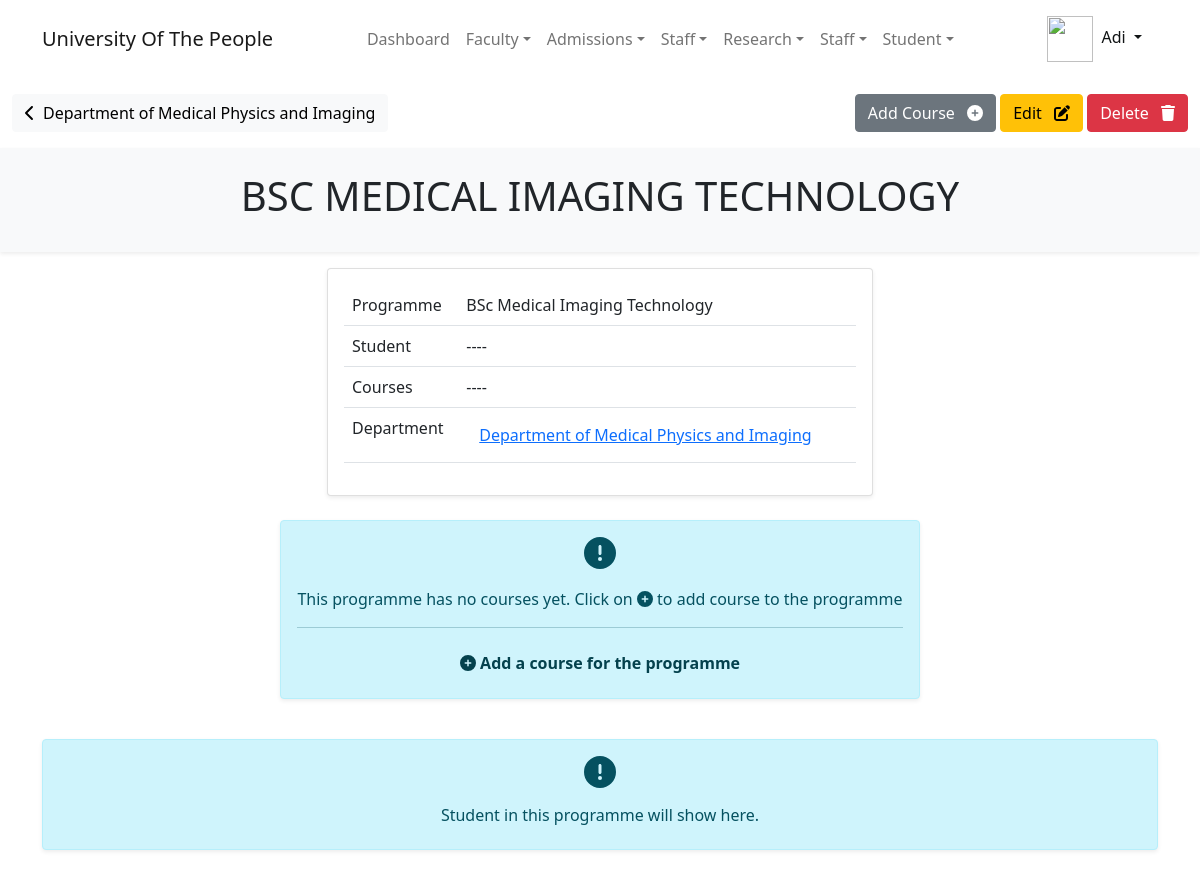
Before: /department/programme/bsc-medical-imaging-technology/ (signed in) with the older database file.
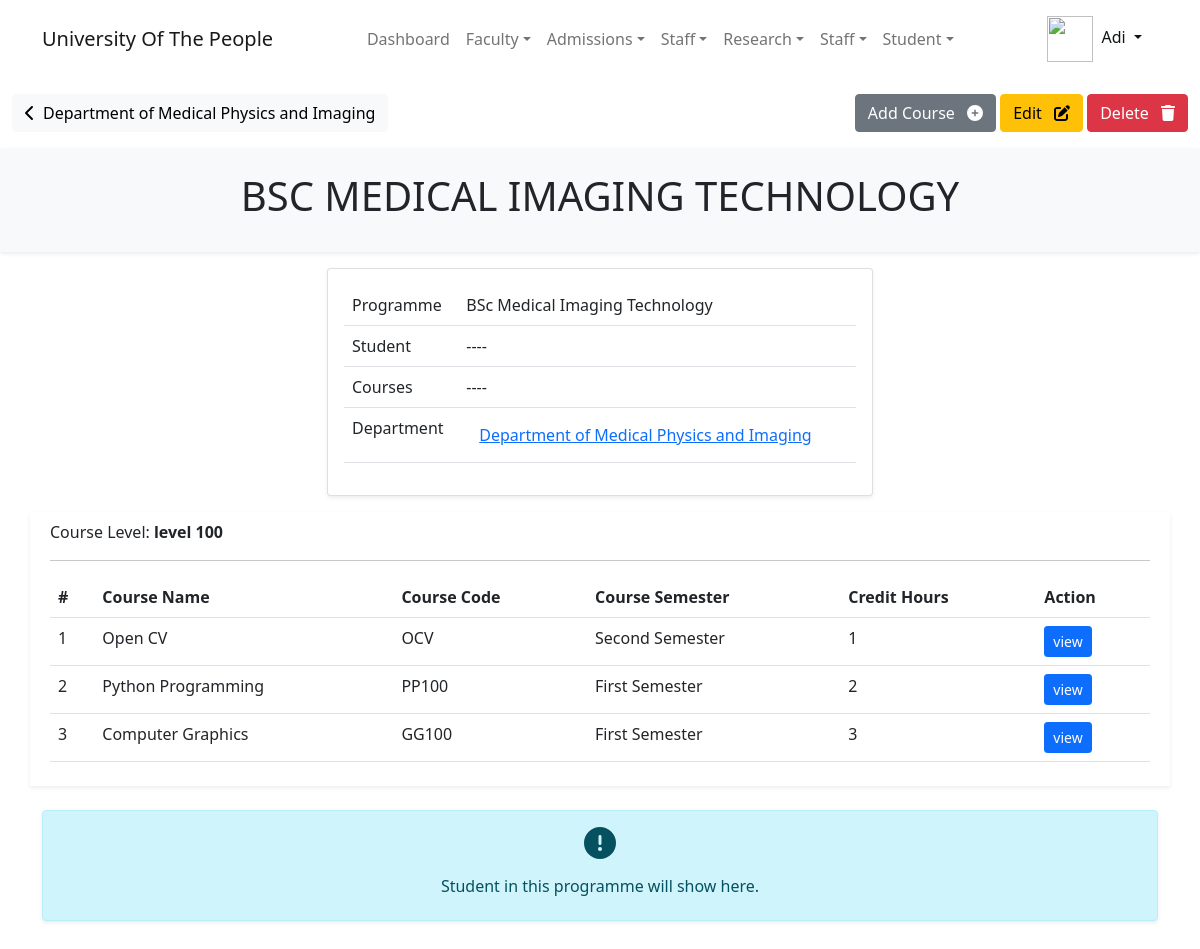
After: the same page with the newer database file.
### system/models.py (models this page shows, shortened)
class Level(models.Model):
    name = models.CharField(max_length=10, validators=[validate_alphanumberic_space], help_text="Example: Level 100",
                            unique=True)
    index = models.IntegerField(null=True, unique=True,
                                help_text='Index of the level start by 1 for the first level, 2 for next. etc')
    objects = LevelManager()

class SemesterAcademicYearModel(models.Model):
    name = models.CharField(max_length=60, help_text=_('Semester/term name. Eg. First Semester'),
                            validators=[validate_alphanumberic_space], unique=True)
    timestamp = models.DateTimeField(auto_now=True)
    is_current = models.BooleanField(default=False, verbose_name=_('Current Semester'))
    academic_year = models.CharField(max_length=10, choices=academic_year.choices(),
                                     default=academic_year.default())
    def __str__(self):
        return self.name
    class Meta:
        verbose_name_plural = 'Semesters and Academic Year'
        verbose_name = verbose_name_plural
        db_table = 'SemesterAcademicYear'
        constraints = [
            models.UniqueConstraint(
                fields=['is_current'],
                condition=models.Q(is_current=True),
                name='unique_active_semester'
            )
        ]
        permissions = [
            ('can_student_view_semester_and_academic_year', 'Can student view semester and Academic Year'),
        ]

### course/models.py (models this page shows, shortened)
class Course(models.Model):
    name = models.CharField(max_length=120, unique=True, validators=[validate_alphanumberic_space])
    code = models.CharField(max_length=30, unique=True, validators=[validate_alphanumberic_space],
                            help_text='Course Code')
    programme = models.ForeignKey(Programme, on_delete=models.CASCADE, related_name='course_programme')
    created_by = models.ForeignKey(on_delete=models.CASCADE, to=User)
    semester = models.ForeignKey(SemesterAcademicYearModel, related_name='course_semester', on_delete=models.CASCADE)
    level = models.ForeignKey(Level, on_delete=models.CASCADE, related_name='course_level')
    credit_hours = models.IntegerField()
    picture = models.ImageField(null=True, blank=True, upload_to=upload_course_picture_path, help_text="Course picture or logo")
    description = RichTextField(null=True, blank=True)
    updated_at = models.DateTimeField(help_text='Last modified', auto_now_add=True)
    objects = CourseManager()
    def get_absolute_url(self):
        return reverse('Course:detail', kwargs={
            'id': self.id,
            'code': self.code,
        })
    @property
    def lecturer(self):
        try:
            lecturer = self.courseassignment_set.filter(is_tutor=True).first()
            if lecturer:
                return lecturer.lecturer
        except models.ObjectDoesNotExist:
            return
    class Meta:
        permissions = [
            ('view_courses_list', 'view courses list'),
            ('view_lecturer_details', 'Can lecturer view their course details'),
        ]

### programme/views.py (the view)
# urls.py: path('<slug:slug>/', ProgrammeDetailView.as_view(), name='detail'),
class ProgrammeDetailView(LoginRequiredMixin, PermissionRequiredMixin, DetailView):
    model = Programme
    template_name = 'programme/admin/view.html'
    permission_required = 'programme.add_programme'
    permission_denied_message = permission_denied_msg('add')
    def get_context_data(self, **kwargs):
        ctx = super(ProgrammeDetailView, self).get_context_data(**kwargs)
        ctx['header'] = 'Add Programme'
        ctx['title'] = '%s Programme' % self.object.name
        ctx['backname'] = self.get_back_name()
        ctx['backurl'] = self.get_back_url()
        ctx['programme_courses'] = self.get_programme_courses()
        ctx['students'] = self.get_students()
        return ctx
    def get_back_url(self):
        try:
            return self.request.GET.get('back') or self.object.department.get_absolute_url()
        except FieldDoesNotExist:
            return reverse('Department:Programme:list')
    def get_back_name(self):
        try:
            return self.request.GET.get('backname') or self.object.department.name
        except FieldDoesNotExist:
            return 'Programmes'
    def get_programme_courses(self):
        return Course.objects.get_for_programme(self.object.id)
    def get_students(self):
        return

### Home/templatetags/institution_extra.py (called while the page is built)
@register.simple_tag(name='institutionFullName')
def get_institution_fullname_name():
    return settings.COLLEGE_FULL_NAME

@register.simple_tag(name='institutionShortName')
def get_institution_short_name():
    return settings.COLLEGE_SHORT_NAME

### accounts/LoginSessionMiddleWare.py (called while the page is built)
    def __call__(self, request):
        user = request.user
        if user.is_authenticated:
            stored_session_key = user.session_key
            if stored_session_key and stored_session_key != request.session.session_key:
                try:
                    Session.objects.get(session_key=stored_session_key).delete()
                except Session.DoesNotExist:
                    pass
            user.session_key = request.session.session_key
            user.computer_name = request.META.get('COMPUTERNAME')
            user.computer_username = request.META.get('USERNAME')
            user.http_sec_ch_ua = request.META.get('HTTP_SEC_CH_UA')
            user.os = request.META.get('OS')
            user.save()
        response = self.get_response(request)
        return response

### accounts/models.py (called while the page is built)
    def get_short_name(self):
        return self.first_name

### department/models.py (called while the page is built)
    def __str__(self):
        return self.name

### programme/templates/programme/admin/view.html (shortened to what the changed rows need)
{% extends 'base/admin/base.html' %}
{% block container %}
    <div class="container-fluid">
        <div class="row my-3 bg-light p-4 shadow-sm">
            <div class="col-auto mx-auto text-center">
                <h1>{{ programme|upper }}</h1>
            </div>
        </div>
    </div>
    <div class="container">
         {% if programme_courses %}
             {% regroup programme_courses by level as r_programme_courses %}
             {% for course_group in r_programme_courses %}
                <div class="row shadow-sm p-2">
                    <div class="col-12">
                        <span>Course Level: <b>{{ course_group.grouper.name }}</b></span>
                        <hr>
                    </div>
                    <div class="table-responsive">
                        <table class="table">
                            <tr>
                                <th>#</th>
                                <th>Course Name</th>
                                <th>Course Code</th>
                                <th>Course Semester</th>
                                <th>Credit Hours</th>
                                <th>Action</th>
                            </tr>
                            {% for course in course_group.list %}
                                <tr>
                                    <td>{{ forloop.counter }}</td>
                                    <td>{{ course.name }}</td>
                                    <td>{{ course.code }}</td>
                                    <td>{{ course.semester }}</td>
                                    <td>{{ course.credit_hours }}</td>
                                    <td><a href="{{ course.get_absolute_url }}" class="btn btn-primary btn-sm">view</a></td>
                                </tr>
                            {% endfor %}
                        </table>
                    </div>
                </div>
             {% endfor %}
         {% else %}
             <div class="row my-4">
                 <div class="col-auto mx-auto">
                     <div class="alert alert-info text-center shadow-sm">
                         <p><span class="fa fa-exclamation-circle fa-2x"></span></p>
                         <span>This programme has no courses yet.</span>
                         <span>Click on <span class="fa fa-plus-circle"></span> to add course to the programme</span>
                         <hr>
                         <a href="{% url 'Course:create' %}?back={{ request.path }}&prg={{ programme.id }}" onclick="dynamicSpinner(this)" class="btn alert-link"><span class="fa fa-plus-circle"></span> Add a course for the programme</a>
                     </div>
                 </div>
             </div>
         {% endif %}
    </div>
{% endblock %}

Changed rows visible on the page:
now on this page (row unchanged): Level: grouper.name "level 100"
added Course: name "Open CV", code "OCV", semester "Second Semester", credit_hours "1"
added Course: name "Python Programming", code "PP100", semester "First Semester", credit_hours "2"
added Course: name "Computer Graphics", code "GG100", semester "First Semester", credit_hours "3"
Other visible differences:
text no longer shown: "This programme has no courses yet. Click on to add course to the programme Add a course for the programme"
